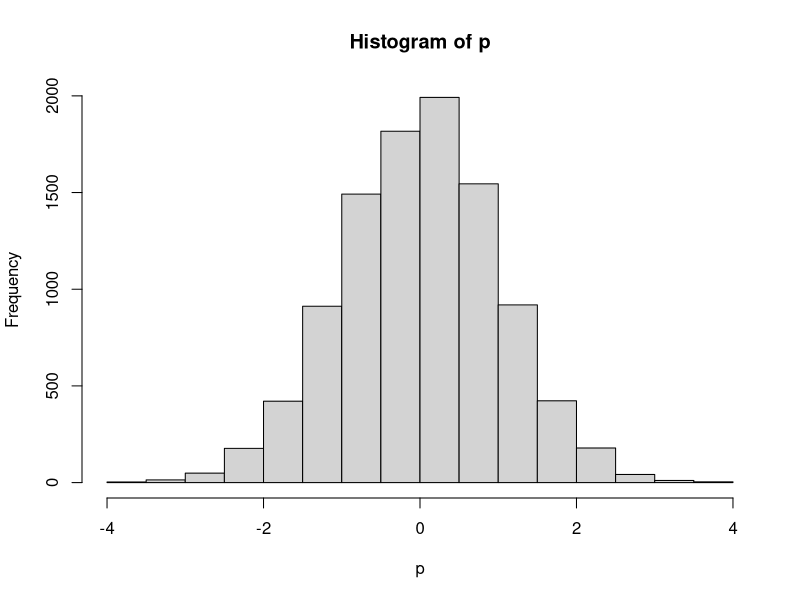
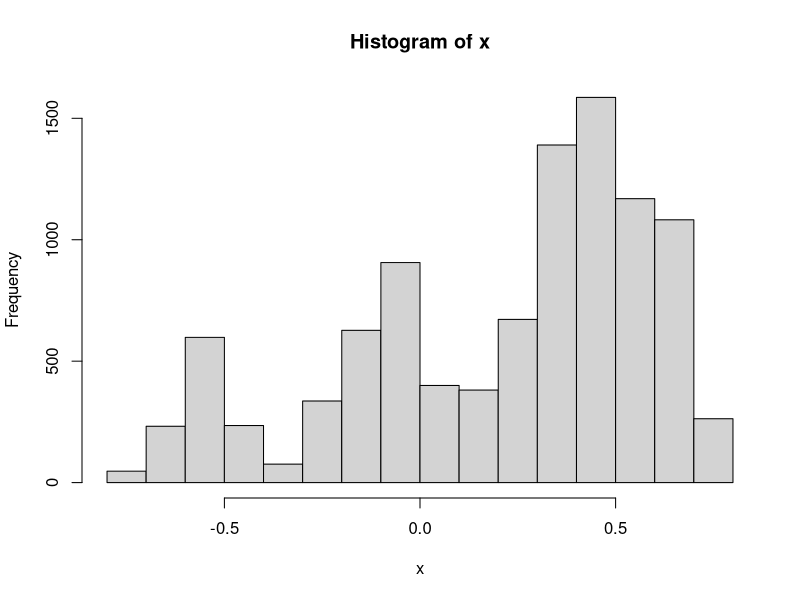

Source code (R) for these figures, in order:
T <- 0.01
x <- 0
p <- 0
for(i in 2:10000){
  p[i] <- rnorm(n=1, mean=0, sd=1)
  x[i] <- p[i]*T + x[i-1]
  p[i] <- p[i]
}
hist(p)
hist(x)

T <- 0.1
x <- 1
p <- 0
b <- 0
for(i in 2:10000){
  b[i-1] <- acos(x[i-1]/sqrt(x[i-1]^2+p[i-1]^2))
  x[i] <- sqrt(x[i-1]^2+p[i-1]^2)*cos(T+b[i-1])
  p[i] <- sqrt(x[i-1]^2+p[i-1]^2)*sin(T+b[i-1])
}
b[31:40]
x[31:40]
p[31:40]